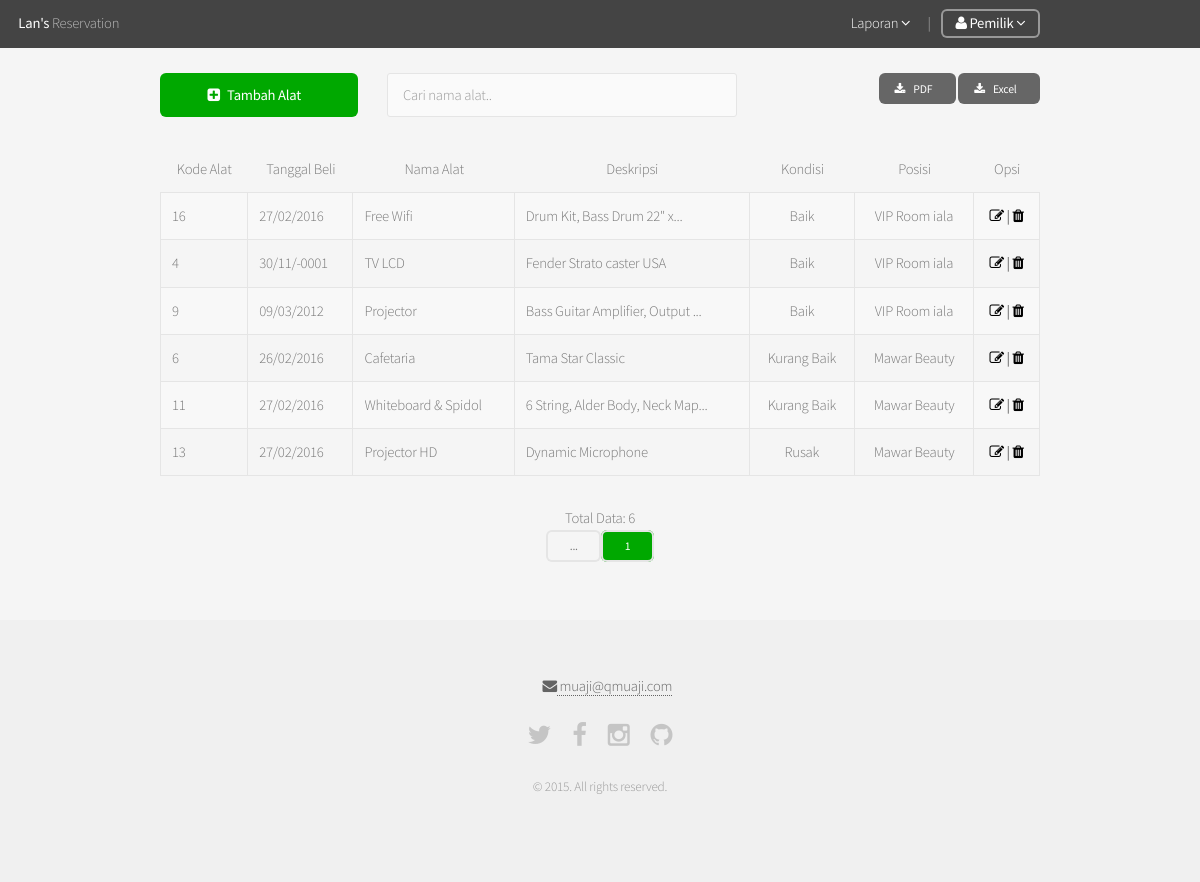
Screenshot of /a_equips.php (signed in) with the database file from the repository.
### tables this page shows
CREATE TABLE `equips` (
  `eq_id` int(10) UNSIGNED NOT NULL,
  `studio_id` bigint(20) UNSIGNED NOT NULL,
  `name` char(50) NOT NULL,
  `deskripsi` text NOT NULL,
  `tgl_beli` date NOT NULL,
  `status` enum('Baik','Kurang Baik','Rusak') NOT NULL DEFAULT 'Baik'
);

CREATE TABLE `studios` (
  `studio_id` bigint(20) UNSIGNED NOT NULL,
  `name` varchar(50) NOT NULL,
  `price` int(11) NOT NULL,
  `description` text NOT NULL,
  `img` varchar(128) NOT NULL
);

### a_equips.php (the view, shortened to what this page needs)
<?php
include 'includes/_header.php';
$showPage 	= '';
$batas		= 10;
if (isset($_GET['page'])) $noPage = $_GET['page'];
	else $noPage = 1;
$offset=($noPage - 1) * $batas;
if(isset($_POST['cari'])){
  	$cari 		= trim($_POST['cari']);
	$equipData = mysql_query("SELECT equips.*, studios.name as sname FROM equips, studios WHERE equips.studio_id=studios.studio_id AND equips.name LIKE '%$cari%'ORDER BY studios.studio_id ");
    $q     	  	= mysql_query("SELECT COUNT(eq_id) from equips, studios WHERE equips.studio_id=studios.studio_id AND equips.name LIKE '%$cari%'");
	?>		<?php
}else{
	$equipData = mysql_query("SELECT equips.*, studios.name as sname FROM equips, studios WHERE equips.studio_id=studios.studio_id ORDER BY studios.studio_id LIMIT $offset, $batas") or die (mysql_error());
	$q 			= mysql_query("SELECT COUNT(eq_id) from equips, studios WHERE equips.studio_id=studios.studio_id");
}
?>
<div id="main" style="margin-top:-30px" class="container">
	<div class="row">
		<div class="3u 12u(narrower)">
			<a href="a_equipAdd.php" class="button special fit icon fa-plus-square">Tambah Alat</a>
		</div>
		<div align="center" class="5u 12u(narrower)">
				<form action="" method="POST">
				  	<input type="text" name="cari" placeholder="Cari nama alat..">
				</form>
		</div>
		<div align="right" class="4u 12u(narrower)">
			<a href="produk_pdf.php" class="button small icon fa-download"> PDF</a>
			<a href="produk_xls.php" class="button small icon fa-download"> Excel</a>
		</div>
	</div>
	<div class="row">
		<table class="alt">
			<thead>
				<tr align="center">
					<td>Kode Alat</td>
					<td>Tanggal Beli</td>
					<td>Nama Alat</td>
					<td>Deskripsi</td>
					<td>Kondisi</td>
					<td>Posisi</td>
					<td>Opsi</td>
				</tr>
			</thead>
			<tbody>
		<?php
		while($row = mysql_fetch_assoc($equipData)){
		?>
			<tr>
				<td><?php echo $row['eq_id'] ?></td>
				<td><?php echo date('d/m/Y', strtotime($row['tgl_beli'])) ?></td>
				<td><?php $nams = substr($row['name'], 0, 30);
		                  $len  = strlen($nams);
		                  if($len >= 30) echo $nams."...";
		                  else echo $nams;
		             ?>
		        </td>
				<td><?php $desc = substr($row['deskripsi'], 0, 30);
		                  $len  = strlen($desc);
		                  if($len >= 30) echo $desc."...";
		                  else echo $desc;
					?>
				</td>
				<td align="center"><?php echo $row['status'] ?></td>
				<td align="center"><?php echo $row['sname'] ?></td>
				<td align="center"><a href="a_equipEdit.php?id=<?php echo $row['eq_id'] ?>" class="icon fa-edit"> | <a href="?del=<?php echo $row['eq_id'] ?>" class="icon fa-trash"></td>
			</tr>
		<?php
		}
		?>
			</tbody>
		</table>
		<div align="center" class="12u">
			<?php
		 	$jml 		= mysql_fetch_array($q);
		  	$jmlData	= $jml[0];
		  	$jmlPage	= ceil($jmlData / $batas);
		  	echo "Total Data: ".$jmlData."<br>";
			  for($i=1; $i <= $jmlPage; $i++){
			    if ((($i >= $noPage - $batas) && ($i <= $noPage + $batas)) || ($i == 1)  || $i == $jmlPage){
			      if(($showPage != ($jmlPage - 1)) && ($i == $jmlPage)) echo "<a class='button alt small'>...</a>";
			      if($i==$noPage) echo "<a class='button special alt small'>$i</a>";
			      else echo "<a class='button alt small' href=".$_SERVER['PHP_SELF']."?page=".$i." > ".$i."</a>";
			      $showPage=$i;
			    }
			}
			?>
		</div>
	</div>
</div>
<?php include 'includes/_footer.php' ?>

### rows the page displays
equips: eq_id "16", tgl_beli "27/02/2016", name "Free Wifi", deskripsi "Drum Kit, Bass Drum 22\" x", status "Baik", studio.name "VIP Room iala"
equips: eq_id "4", tgl_beli "30/11/-0001", name "TV LCD", deskripsi "Fender Strato caster USA", status "Baik", studio.name "VIP Room iala"
equips: eq_id "9", tgl_beli "09/03/2012", name "Projector", deskripsi "Bass Guitar Amplifier, Output", status "Baik", studio.name "VIP Room iala"
equips: eq_id "6", tgl_beli "26/02/2016", name "Cafetaria", deskripsi "Tama Star Classic", status "Kurang Baik", studio.name "Mawar Beauty"
equips: eq_id "11", tgl_beli "27/02/2016", name "Whiteboard & Spidol", deskripsi "6 String, Alder Body, Neck Map", status "Kurang Baik", studio.name "Mawar Beauty"
equips: eq_id "13", tgl_beli "27/02/2016", name "Projector HD", deskripsi "Dynamic Microphone", status "Rusak", studio.name "Mawar Beauty"

### other values shown
$jmlData "6"
